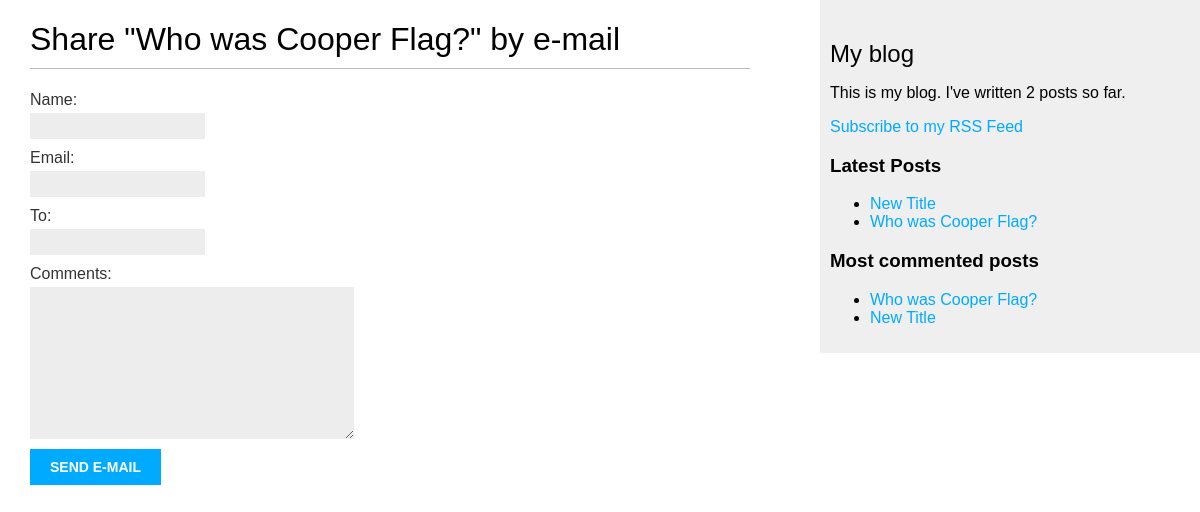
Before: /blog/1/share/ with the older database file.
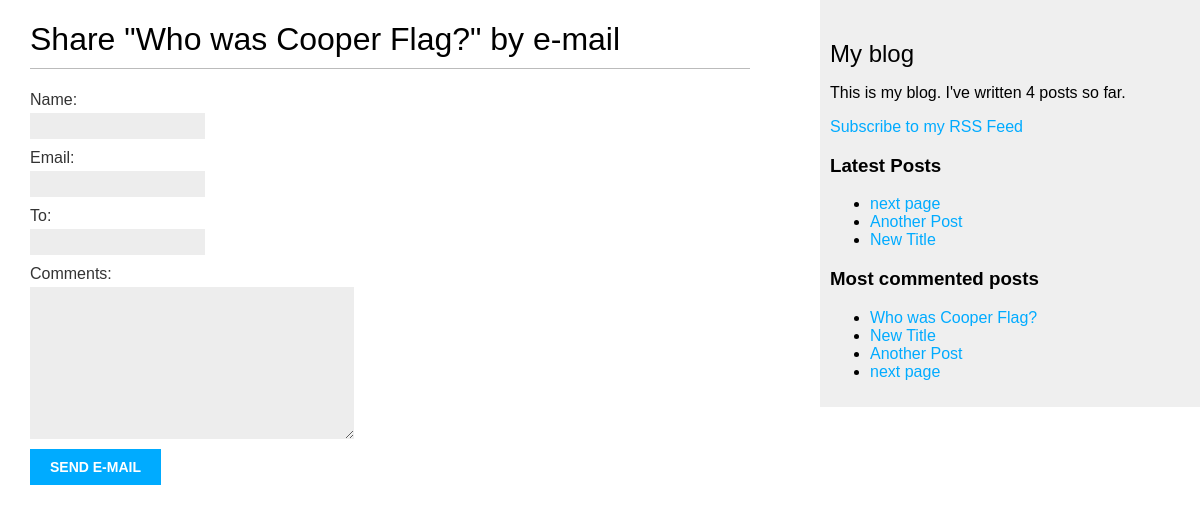
After: the same page with the newer database file.
### blog/models.py (models this page shows, shortened)
class Post(models.Model):
    class Status(models.TextChoices):
        DRAFT = "DF", "Draft"
        PUBLISHED = "PB", "Published"
    tags = TaggableManager()
    title = models.CharField(max_length=250)
    slug = models.SlugField(
        max_length=250,
        unique_for_date="publish",
    )
    body = models.TextField()
    author = models.ForeignKey(
        settings.AUTH_USER_MODEL,
        on_delete=models.CASCADE,
        related_name="blog_posts",
    )
    publish = models.DateTimeField(default=timezone.now)
    created = models.DateTimeField(auto_now_add=True)
    updated = models.DateTimeField(auto_now=True)
    status = models.CharField(
        max_length=2,
        choices=Status,
        default=Status.DRAFT,
    )
    objects = models.Manager()  # default manager
    published = PublishedManager()  # Our custom manager
    class Meta:
        ordering = ["-publish"]
        indexes = [
            models.Index(fields=["-publish"]),
        ]
    def get_absolute_url(self):
        return reverse(
            "blog:post_detail",
            args=[
                self.publish.year,
                self.publish.month,
                self.publish.day,
                self.slug,
            ],
        )

### blog/views.py (the view)
# urls.py: path("<int:post_id>/share/", views.post_share, name="post_share"),
def post_share(request, post_id):
    post = get_object_or_404(
        Post,
        id=post_id,
        status=Post.Status.PUBLISHED,
    )
    sent = False
    if request.method == "POST":
        form = EmailPostForm(request.POST)
        if form.is_valid():
            cd = form.cleaned_data
            post_url = request.build_absolute_uri(
                post.get_absolute_url(),
            )
            subject = (
                f"{cd['name']} ({cd['email']}) " f"recommends you read {post.title}"
            )
            message = f"{cd['name']}'s comments: {cd['comments']}"
            send_mail(
                subject=subject,
                message=message,
                from_email=None,
                recipient_list=[cd["to"]],
            )
            sent = True
    else:
        form = EmailPostForm()
    return render(
        request,
        "blog/post/share.html",
        {
            "post": post,
            "form": form,
            "sent": sent,
        },
    )

### blog/forms.py
class EmailPostForm(forms.Form):
    name = forms.CharField(max_length=25)
    email = forms.EmailField()
    to = forms.EmailField()
    comments = forms.CharField(
        required=False,
        widget=forms.Textarea,
    )

### blog/models.py (called while the page is built)
    def get_queryset(self):
        return super().get_queryset().filter(status=Post.Status.PUBLISHED)

### blog/templatetags/blog_tags.py (called while the page is built)
@register.simple_tag
def total_posts():
    return Post.published.count()

@register.inclusion_tag('blog/post/latest_posts.html')
def show_latest_posts(count=5):
    latest_posts = Post.published.order_by('-publish')[:count]
    return {'latest_posts': latest_posts}

@register.simple_tag
def get_most_commented_posts(count=5):
    return Post.published.annotate(
        total_comments=Count('comments')
    ).order_by('-total_comments')[:count]

### blog/templates/blog/post/share.html (shortened to what this page needs)
{% extends "blog/base.html" %}
{% block content %}
  {% if sent %}
    <h1>E-mail successfully sent</h1>
    <p>
      "{{ post.title }}" was successfully sent to {{ form.cleaned_data.to }}.
    </p>
  {% else %}
    <h1>Share "{{ post.title }}" by e-mail</h1>
    <form method="post" novalidate>
      {{ form.as_p }}
      <input type="submit" value="Send e-mail">
    </form>
  {% endif %}
{% endblock %}

### blog/templates/blog/base.html (shortened to what this page needs)
{% load blog_tags %}
{% load static %}
<!DOCTYPE html>
<html>
<head>
  <link href="{% static 'css/blog.css' %}" rel="stylesheet">
</head>
<body>
  <div id="content">
    {% block content %}
    {% endblock %}
  </div>
  <div id="sidebar">
    <h2>My blog</h2>
    <p>
      This is my blog.
      I've written {% total_posts %} posts so far.
    </p>
    <p>
      <a href="{% url 'blog:post_feed' %}">
        Subscribe to my RSS Feed
      </a>
    </p>
    <h3>Latest Posts</h3>
    {% show_latest_posts 3 %}
    <h3>Most commented posts</h3>
    {% get_most_commented_posts as most_commented_posts %}
    <ul>
      {% for post in most_commented_posts %}
      <li>
          <a href="{{ post.get_absolute_url }}">{{ post.title }}</a>
      </li>
      {% endfor %}
    </ul>
  </div>
</body>
</html>

### blog/templates/blog/post/latest_posts.html
<ul>
    {% for post in latest_posts %}
        <li>
            <a href="{{ post.get_absolute_url }}">{{ post.title }}</a>
        </li>
    {% endfor %}
</ul>

Changed rows visible on the page:
no longer on one of the page's lists (row unchanged): Post: title "Who was Cooper Flag?"
added Post: title "next page"
added Post: title "Another Post"
Other visible differences:
text no longer shown: "2"
text now shown: "4"
